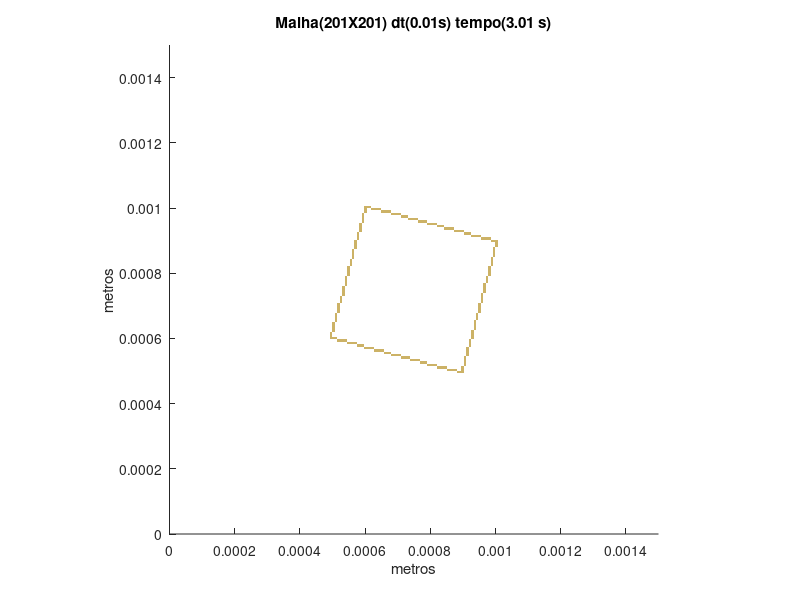

This chart was generated by the following MATLAB code:
set (gca,'PlotBoxAspectRatio',[1 1 1],'Xlim',[0,0.0015],'Ylim',[0,0.0015])
hold on
title('Malha(201X201) dt(0.01s) tempo(3.01 s)')
hold on
ylabel('metros')
hold on
xlabel('metros')
hold on

fill([0.000880597014925373 0.000880597014925373 0.000888059701492537 0.000888059701492537],[0.000492537313432836 0.0005 0.0005 0.000492537313432836],[0.8,0.7,0.4],'LineStyle','none')

fill([0.000888059701492537 0.000888059701492537 0.000895522388059702 0.000895522388059702],[0.000492537313432836 0.0005 0.0005 0.000492537313432836],[0.8,0.7,0.4],'LineStyle','none')

fill([0.000895522388059702 0.000895522388059702 0.000902985074626866 0.000902985074626866],[0.000492537313432836 0.0005 0.0005 0.000492537313432836],[0.8,0.7,0.4],'LineStyle','none')

fill([0.000850746268656716 0.000850746268656716 0.000858208955223881 0.000858208955223881],[0.0005 0.000507462686567164 0.000507462686567164 0.0005],[0.8,0.7,0.4],'LineStyle','none')

fill([0.000858208955223881 0.000858208955223881 0.000865671641791045 0.000865671641791045],[0.0005 0.000507462686567164 0.000507462686567164 0.0005],[0.8,0.7,0.4],'LineStyle','none')

fill([0.000865671641791045 0.000865671641791045 0.000873134328358209 0.000873134328358209],[0.0005 0.000507462686567164 0.000507462686567164 0.0005],[0.8,0.7,0.4],'LineStyle','none')

fill([0.000873134328358209 0.000873134328358209 0.000880597014925373 0.000880597014925373],[0.0005 0.000507462686567164 0.000507462686567164 0.0005],[0.8,0.7,0.4],'LineStyle','none')

fill([0.000895522388059702 0.000895522388059702 0.000902985074626866 0.000902985074626866],[0.0005 0.000507462686567164 0.000507462686567164 0.0005],[0.8,0.7,0.4],'LineStyle','none')

fill([0.00082089552238806 0.00082089552238806 0.000828358208955224 0.000828358208955224],[0.000507462686567164 0.000514925373134328 0.000514925373134328 0.000507462686567164],[0.8,0.7,0.4],'LineStyle','none')

fill([0.000828358208955224 0.000828358208955224 0.000835820895522388 0.000835820895522388],[0.000507462686567164 0.000514925373134328 0.000514925373134328 0.000507462686567164],[0.8,0.7,0.4],'LineStyle','none')

fill([0.000835820895522388 0.000835820895522388 0.000843283582089552 0.000843283582089552],[0.000507462686567164 0.000514925373134328 0.000514925373134328 0.000507462686567164],[0.8,0.7,0.4],'LineStyle','none')

fill([0.000843283582089552 0.000843283582089552 0.000850746268656716 0.000850746268656716],[0.000507462686567164 0.000514925373134328 0.000514925373134328 0.000507462686567164],[0.8,0.7,0.4],'LineStyle','none')

fill([0.000895522388059702 0.000895522388059702 0.000902985074626866 0.000902985074626866],[0.000507462686567164 0.000514925373134328 0.000514925373134328 0.000507462686567164],[0.8,0.7,0.4],'LineStyle','none')

fill([0.000791044776119403 0.000791044776119403 0.000798507462686567 0.000798507462686567],[0.000514925373134328 0.000522388059701493 0.000522388059701493 0.000514925373134328],[0.8,0.7,0.4],'LineStyle','none')

fill([0.000798507462686567 0.000798507462686567 0.000805970149253731 0.000805970149253731],[0.000514925373134328 0.000522388059701493 0.000522388059701493 0.000514925373134328],[0.8,0.7,0.4],'LineStyle','none')

fill([0.000805970149253731 0.000805970149253731 0.000813432835820896 0.000813432835820896],[0.000514925373134328 0.000522388059701493 0.000522388059701493 0.000514925373134328],[0.8,0.7,0.4],'LineStyle','none')

fill([0.000813432835820896 0.000813432835820896 0.00082089552238806 0.00082089552238806],[0.000514925373134328 0.000522388059701493 0.000522388059701493 0.000514925373134328],[0.8,0.7,0.4],'LineStyle','none')

fill([0.000902985074626866 0.000902985074626866 0.00091044776119403 0.00091044776119403],[0.000514925373134328 0.000522388059701493 0.000522388059701493 0.000514925373134328],[0.8,0.7,0.4],'LineStyle','none')

fill([0.000768656716417911 0.000768656716417911 0.000776119402985075 0.000776119402985075],[0.000522388059701493 0.000529850746268657 0.000529850746268657 0.000522388059701493],[0.8,0.7,0.4],'LineStyle','none')

fill([0.000776119402985075 0.000776119402985075 0.000783582089552239 0.000783582089552239],[0.000522388059701493 0.000529850746268657 0.000529850746268657 0.000522388059701493],[0.8,0.7,0.4],'LineStyle','none')

fill([0.000783582089552239 0.000783582089552239 0.000791044776119403 0.000791044776119403],[0.000522388059701493 0.000529850746268657 0.000529850746268657 0.000522388059701493],[0.8,0.7,0.4],'LineStyle','none')

fill([0.000902985074626866 0.000902985074626866 0.00091044776119403 0.00091044776119403],[0.000522388059701493 0.000529850746268657 0.000529850746268657 0.000522388059701493],[0.8,0.7,0.4],'LineStyle','none')

fill([0.000738805970149254 0.000738805970149254 0.000746268656716418 0.000746268656716418],[0.000529850746268657 0.000537313432835821 0.000537313432835821 0.000529850746268657],[0.8,0.7,0.4],'LineStyle','none')

fill([0.000746268656716418 0.000746268656716418 0.000753731343283582 0.000753731343283582],[0.000529850746268657 0.000537313432835821 0.000537313432835821 0.000529850746268657],[0.8,0.7,0.4],'LineStyle','none')

fill([0.000753731343283582 0.000753731343283582 0.000761194029850746 0.000761194029850746],[0.000529850746268657 0.000537313432835821 0.000537313432835821 0.000529850746268657],[0.8,0.7,0.4],'LineStyle','none')

fill([0.000761194029850746 0.000761194029850746 0.000768656716417911 0.000768656716417911],[0.000529850746268657 0.000537313432835821 0.000537313432835821 0.000529850746268657],[0.8,0.7,0.4],'LineStyle','none')

fill([0.000902985074626866 0.000902985074626866 0.00091044776119403 0.00091044776119403],[0.000529850746268657 0.000537313432835821 0.000537313432835821 0.000529850746268657],[0.8,0.7,0.4],'LineStyle','none')

fill([0.000708955223880597 0.000708955223880597 0.000716417910447761 0.000716417910447761],[0.000537313432835821 0.000544776119402985 0.000544776119402985 0.000537313432835821],[0.8,0.7,0.4],'LineStyle','none')

fill([0.000716417910447761 0.000716417910447761 0.000723880597014925 0.000723880597014925],[0.000537313432835821 0.000544776119402985 0.000544776119402985 0.000537313432835821],[0.8,0.7,0.4],'LineStyle','none')

fill([0.000723880597014925 0.000723880597014925 0.00073134328358209 0.00073134328358209],[0.000537313432835821 0.000544776119402985 0.000544776119402985 0.000537313432835821],[0.8,0.7,0.4],'LineStyle','none')

fill([0.00073134328358209 0.00073134328358209 0.000738805970149254 0.000738805970149254],[0.000537313432835821 0.000544776119402985 0.000544776119402985 0.000537313432835821],[0.8,0.7,0.4],'LineStyle','none')

fill([0.000902985074626866 0.000902985074626866 0.00091044776119403 0.00091044776119403],[0.000537313432835821 0.000544776119402985 0.000544776119402985 0.000537313432835821],[0.8,0.7,0.4],'LineStyle','none')

fill([0.00067910447761194 0.00067910447761194 0.000686567164179104 0.000686567164179104],[0.000544776119402985 0.000552238805970149 0.000552238805970149 0.000544776119402985],[0.8,0.7,0.4],'LineStyle','none')

fill([0.000686567164179104 0.000686567164179104 0.000694029850746269 0.000694029850746269],[0.000544776119402985 0.000552238805970149 0.000552238805970149 0.000544776119402985],[0.8,0.7,0.4],'LineStyle','none')

fill([0.000694029850746269 0.000694029850746269 0.000701492537313433 0.000701492537313433],[0.000544776119402985 0.000552238805970149 0.000552238805970149 0.000544776119402985],[0.8,0.7,0.4],'LineStyle','none')

fill([0.000701492537313433 0.000701492537313433 0.000708955223880597 0.000708955223880597],[0.000544776119402985 0.000552238805970149 0.000552238805970149 0.000544776119402985],[0.8,0.7,0.4],'LineStyle','none')

fill([0.00091044776119403 0.00091044776119403 0.000917910447761194 0.000917910447761194],[0.000544776119402985 0.000552238805970149 0.000552238805970149 0.000544776119402985],[0.8,0.7,0.4],'LineStyle','none')

fill([0.000656716417910448 0.000656716417910448 0.000664179104477612 0.000664179104477612],[0.000552238805970149 0.000559701492537313 0.000559701492537313 0.000552238805970149],[0.8,0.7,0.4],'LineStyle','none')

fill([0.000664179104477612 0.000664179104477612 0.000671641791044776 0.000671641791044776],[0.000552238805970149 0.000559701492537313 0.000559701492537313 0.000552238805970149],[0.8,0.7,0.4],'LineStyle','none')

fill([0.000671641791044776 0.000671641791044776 0.00067910447761194 0.00067910447761194],[0.000552238805970149 0.000559701492537313 0.000559701492537313 0.000552238805970149],[0.8,0.7,0.4],'LineStyle','none')

fill([0.00091044776119403 0.00091044776119403 0.000917910447761194 0.000917910447761194],[0.000552238805970149 0.000559701492537313 0.000559701492537313 0.000552238805970149],[0.8,0.7,0.4],'LineStyle','none')

fill([0.000626865671641791 0.000626865671641791 0.000634328358208955 0.000634328358208955],[0.000559701492537313 0.000567164179104478 0.000567164179104478 0.000559701492537313],[0.8,0.7,0.4],'LineStyle','none')

fill([0.000634328358208955 0.000634328358208955 0.000641791044776119 0.000641791044776119],[0.000559701492537313 0.000567164179104478 0.000567164179104478 0.000559701492537313],[0.8,0.7,0.4],'LineStyle','none')

fill([0.000641791044776119 0.000641791044776119 0.000649253731343284 0.000649253731343284],[0.000559701492537313 0.000567164179104478 0.000567164179104478 0.000559701492537313],[0.8,0.7,0.4],'LineStyle','none')

fill([0.000649253731343284 0.000649253731343284 0.000656716417910448 0.000656716417910448],[0.000559701492537313 0.000567164179104478 0.000567164179104478 0.000559701492537313],[0.8,0.7,0.4],'LineStyle','none')

fill([0.00091044776119403 0.00091044776119403 0.000917910447761194 0.000917910447761194],[0.000559701492537313 0.000567164179104478 0.000567164179104478 0.000559701492537313],[0.8,0.7,0.4],'LineStyle','none')

fill([0.000597014925373134 0.000597014925373134 0.000604477611940299 0.000604477611940299],[0.000567164179104478 0.000574626865671642 0.000574626865671642 0.000567164179104478],[0.8,0.7,0.4],'LineStyle','none')

fill([0.000604477611940299 0.000604477611940299 0.000611940298507463 0.000611940298507463],[0.000567164179104478 0.000574626865671642 0.000574626865671642 0.000567164179104478],[0.8,0.7,0.4],'LineStyle','none')

fill([0.000611940298507463 0.000611940298507463 0.000619402985074627 0.000619402985074627],[0.000567164179104478 0.000574626865671642 0.000574626865671642 0.000567164179104478],[0.8,0.7,0.4],'LineStyle','none')

fill([0.000619402985074627 0.000619402985074627 0.000626865671641791 0.000626865671641791],[0.000567164179104478 0.000574626865671642 0.000574626865671642 0.000567164179104478],[0.8,0.7,0.4],'LineStyle','none')

fill([0.00091044776119403 0.00091044776119403 0.000917910447761194 0.000917910447761194],[0.000567164179104478 0.000574626865671642 0.000574626865671642 0.000567164179104478],[0.8,0.7,0.4],'LineStyle','none')

fill([0.000574626865671642 0.000574626865671642 0.000582089552238806 0.000582089552238806],[0.000574626865671642 0.000582089552238806 0.000582089552238806 0.000574626865671642],[0.8,0.7,0.4],'LineStyle','none')

fill([0.000582089552238806 0.000582089552238806 0.00058955223880597 0.00058955223880597],[0.000574626865671642 0.000582089552238806 0.000582089552238806 0.000574626865671642],[0.8,0.7,0.4],'LineStyle','none')

fill([0.00058955223880597 0.00058955223880597 0.000597014925373134 0.000597014925373134],[0.000574626865671642 0.000582089552238806 0.000582089552238806 0.000574626865671642],[0.8,0.7,0.4],'LineStyle','none')

fill([0.000917910447761194 0.000917910447761194 0.000925373134328358 0.000925373134328358],[0.000574626865671642 0.000582089552238806 0.000582089552238806 0.000574626865671642],[0.8,0.7,0.4],'LineStyle','none')

fill([0.000544776119402985 0.000544776119402985 0.000552238805970149 0.000552238805970149],[0.000582089552238806 0.00058955223880597 0.00058955223880597 0.000582089552238806],[0.8,0.7,0.4],'LineStyle','none')

fill([0.000552238805970149 0.000552238805970149 0.000559701492537313 0.000559701492537313],[0.000582089552238806 0.00058955223880597 0.00058955223880597 0.000582089552238806],[0.8,0.7,0.4],'LineStyle','none')

fill([0.000559701492537313 0.000559701492537313 0.000567164179104478 0.000567164179104478],[0.000582089552238806 0.00058955223880597 0.00058955223880597 0.000582089552238806],[0.8,0.7,0.4],'LineStyle','none')

fill([0.000567164179104478 0.000567164179104478 0.000574626865671642 0.000574626865671642],[0.000582089552238806 0.00058955223880597 0.00058955223880597 0.000582089552238806],[0.8,0.7,0.4],'LineStyle','none')

fill([0.000917910447761194 0.000917910447761194 0.000925373134328358 0.000925373134328358],[0.000582089552238806 0.00058955223880597 0.00058955223880597 0.000582089552238806],[0.8,0.7,0.4],'LineStyle','none')

fill([0.000514925373134328 0.000514925373134328 0.000522388059701493 0.000522388059701493],[0.00058955223880597 0.000597014925373134 0.000597014925373134 0.00058955223880597],[0.8,0.7,0.4],'LineStyle','none')

fill([0.000522388059701493 0.000522388059701493 0.000529850746268657 0.000529850746268657],[0.00058955223880597 0.000597014925373134 0.000597014925373134 0.00058955223880597],[0.8,0.7,0.4],'LineStyle','none')

fill([0.000529850746268657 0.000529850746268657 0.000537313432835821 0.000537313432835821],[0.00058955223880597 0.000597014925373134 0.000597014925373134 0.00058955223880597],[0.8,0.7,0.4],'LineStyle','none')

fill([0.000537313432835821 0.000537313432835821 0.000544776119402985 0.000544776119402985],[0.00058955223880597 0.000597014925373134 0.000597014925373134 0.00058955223880597],[0.8,0.7,0.4],'LineStyle','none')

fill([0.000917910447761194 0.000917910447761194 0.000925373134328358 0.000925373134328358],[0.00058955223880597 0.000597014925373134 0.000597014925373134 0.00058955223880597],[0.8,0.7,0.4],'LineStyle','none')

fill([0.000492537313432836 0.000492537313432836 0.0005 0.0005],[0.000597014925373134 0.000604477611940299 0.000604477611940299 0.000597014925373134],[0.8,0.7,0.4],'LineStyle','none')

fill([0.0005 0.0005 0.000507462686567164 0.000507462686567164],[0.000597014925373134 0.000604477611940299 0.000604477611940299 0.000597014925373134],[0.8,0.7,0.4],'LineStyle','none')

fill([0.000507462686567164 0.000507462686567164 0.000514925373134328 0.000514925373134328],[0.000597014925373134 0.000604477611940299 0.000604477611940299 0.000597014925373134],[0.8,0.7,0.4],'LineStyle','none')

fill([0.000925373134328358 0.000925373134328358 0.000932835820895522 0.000932835820895522],[0.000597014925373134 0.000604477611940299 0.000604477611940299 0.000597014925373134],[0.8,0.7,0.4],'LineStyle','none')

fill([0.000492537313432836 0.000492537313432836 0.0005 0.0005],[0.000604477611940299 0.000611940298507463 0.000611940298507463 0.000604477611940299],[0.8,0.7,0.4],'LineStyle','none')

fill([0.000925373134328358 0.000925373134328358 0.000932835820895522 0.000932835820895522],[0.000604477611940299 0.000611940298507463 0.000611940298507463 0.000604477611940299],[0.8,0.7,0.4],'LineStyle','none')

fill([0.000492537313432836 0.000492537313432836 0.0005 0.0005],[0.000611940298507463 0.000619402985074627 0.000619402985074627 0.000611940298507463],[0.8,0.7,0.4],'LineStyle','none')

fill([0.000925373134328358 0.000925373134328358 0.000932835820895522 0.000932835820895522],[0.000611940298507463 0.000619402985074627 0.000619402985074627 0.000611940298507463],[0.8,0.7,0.4],'LineStyle','none')

fill([0.0005 0.0005 0.000507462686567164 0.000507462686567164],[0.000619402985074627 0.000626865671641791 0.000626865671641791 0.000619402985074627],[0.8,0.7,0.4],'LineStyle','none')

fill([0.000925373134328358 0.000925373134328358 0.000932835820895522 0.000932835820895522],[0.000619402985074627 0.000626865671641791 0.000626865671641791 0.000619402985074627],[0.8,0.7,0.4],'LineStyle','none')

fill([0.0005 0.0005 0.000507462686567164 0.000507462686567164],[0.000626865671641791 0.000634328358208955 0.000634328358208955 0.000626865671641791],[0.8,0.7,0.4],'LineStyle','none')

fill([0.000932835820895522 0.000932835820895522 0.000940298507462687 0.000940298507462687],[0.000626865671641791 0.000634328358208955 0.000634328358208955 0.000626865671641791],[0.8,0.7,0.4],'LineStyle','none')

fill([0.0005 0.0005 0.000507462686567164 0.000507462686567164],[0.000634328358208955 0.000641791044776119 0.000641791044776119 0.000634328358208955],[0.8,0.7,0.4],'LineStyle','none')

fill([0.000932835820895522 0.000932835820895522 0.000940298507462687 0.000940298507462687],[0.000634328358208955 0.000641791044776119 0.000641791044776119 0.000634328358208955],[0.8,0.7,0.4],'LineStyle','none')

fill([0.0005 0.0005 0.000507462686567164 0.000507462686567164],[0.000641791044776119 0.000649253731343284 0.000649253731343284 0.000641791044776119],[0.8,0.7,0.4],'LineStyle','none')

fill([0.000932835820895522 0.000932835820895522 0.000940298507462687 0.000940298507462687],[0.000641791044776119 0.000649253731343284 0.000649253731343284 0.000641791044776119],[0.8,0.7,0.4],'LineStyle','none')

fill([0.000507462686567164 0.000507462686567164 0.000514925373134328 0.000514925373134328],[0.000649253731343284 0.000656716417910448 0.000656716417910448 0.000649253731343284],[0.8,0.7,0.4],'LineStyle','none')

fill([0.000932835820895522 0.000932835820895522 0.000940298507462687 0.000940298507462687],[0.000649253731343284 0.000656716417910448 0.000656716417910448 0.000649253731343284],[0.8,0.7,0.4],'LineStyle','none')

fill([0.000507462686567164 0.000507462686567164 0.000514925373134328 0.000514925373134328],[0.000656716417910448 0.000664179104477612 0.000664179104477612 0.000656716417910448],[0.8,0.7,0.4],'LineStyle','none')

fill([0.000940298507462687 0.000940298507462687 0.000947761194029851 0.000947761194029851],[0.000656716417910448 0.000664179104477612 0.000664179104477612 0.000656716417910448],[0.8,0.7,0.4],'LineStyle','none')

fill([0.000507462686567164 0.000507462686567164 0.000514925373134328 0.000514925373134328],[0.000664179104477612 0.000671641791044776 0.000671641791044776 0.000664179104477612],[0.8,0.7,0.4],'LineStyle','none')

fill([0.000940298507462687 0.000940298507462687 0.000947761194029851 0.000947761194029851],[0.000664179104477612 0.000671641791044776 0.000671641791044776 0.000664179104477612],[0.8,0.7,0.4],'LineStyle','none')

fill([0.000507462686567164 0.000507462686567164 0.000514925373134328 0.000514925373134328],[0.000671641791044776 0.00067910447761194 0.00067910447761194 0.000671641791044776],[0.8,0.7,0.4],'LineStyle','none')

fill([0.000940298507462687 0.000940298507462687 0.000947761194029851 0.000947761194029851],[0.000671641791044776 0.00067910447761194 0.00067910447761194 0.000671641791044776],[0.8,0.7,0.4],'LineStyle','none')

fill([0.000514925373134328 0.000514925373134328 0.000522388059701493 0.000522388059701493],[0.00067910447761194 0.000686567164179104 0.000686567164179104 0.00067910447761194],[0.8,0.7,0.4],'LineStyle','none')

fill([0.000947761194029851 0.000947761194029851 0.000955223880597015 0.000955223880597015],[0.00067910447761194 0.000686567164179104 0.000686567164179104 0.00067910447761194],[0.8,0.7,0.4],'LineStyle','none')

fill([0.000514925373134328 0.000514925373134328 0.000522388059701493 0.000522388059701493],[0.000686567164179104 0.000694029850746269 0.000694029850746269 0.000686567164179104],[0.8,0.7,0.4],'LineStyle','none')

fill([0.000947761194029851 0.000947761194029851 0.000955223880597015 0.000955223880597015],[0.000686567164179104 0.000694029850746269 0.000694029850746269 0.000686567164179104],[0.8,0.7,0.4],'LineStyle','none')

fill([0.000514925373134328 0.000514925373134328 0.000522388059701493 0.000522388059701493],[0.000694029850746269 0.000701492537313433 0.000701492537313433 0.000694029850746269],[0.8,0.7,0.4],'LineStyle','none')

fill([0.000947761194029851 0.000947761194029851 0.000955223880597015 0.000955223880597015],[0.000694029850746269 0.000701492537313433 0.000701492537313433 0.000694029850746269],[0.8,0.7,0.4],'LineStyle','none')

fill([0.000514925373134328 0.000514925373134328 0.000522388059701493 0.000522388059701493],[0.000701492537313433 0.000708955223880597 0.000708955223880597 0.000701492537313433],[0.8,0.7,0.4],'LineStyle','none')

fill([0.000947761194029851 0.000947761194029851 0.000955223880597015 0.000955223880597015],[0.000701492537313433 0.000708955223880597 0.000708955223880597 0.000701492537313433],[0.8,0.7,0.4],'LineStyle','none')

fill([0.000522388059701493 0.000522388059701493 0.000529850746268657 0.000529850746268657],[0.000708955223880597 0.000716417910447761 0.000716417910447761 0.000708955223880597],[0.8,0.7,0.4],'LineStyle','none')

fill([0.000955223880597015 0.000955223880597015 0.000962686567164179 0.000962686567164179],[0.000708955223880597 0.000716417910447761 0.000716417910447761 0.000708955223880597],[0.8,0.7,0.4],'LineStyle','none')

fill([0.000522388059701493 0.000522388059701493 0.000529850746268657 0.000529850746268657],[0.000716417910447761 0.000723880597014925 0.000723880597014925 0.000716417910447761],[0.8,0.7,0.4],'LineStyle','none')

fill([0.000955223880597015 0.000955223880597015 0.000962686567164179 0.000962686567164179],[0.000716417910447761 0.000723880597014925 0.000723880597014925 0.000716417910447761],[0.8,0.7,0.4],'LineStyle','none')

fill([0.000522388059701493 0.000522388059701493 0.000529850746268657 0.000529850746268657],[0.000723880597014925 0.00073134328358209 0.00073134328358209 0.000723880597014925],[0.8,0.7,0.4],'LineStyle','none')

fill([0.000955223880597015 0.000955223880597015 0.000962686567164179 0.000962686567164179],[0.000723880597014925 0.00073134328358209 0.00073134328358209 0.000723880597014925],[0.8,0.7,0.4],'LineStyle','none')

fill([0.000529850746268657 0.000529850746268657 0.000537313432835821 0.000537313432835821],[0.00073134328358209 0.000738805970149254 0.000738805970149254 0.00073134328358209],[0.8,0.7,0.4],'LineStyle','none')

fill([0.000955223880597015 0.000955223880597015 0.000962686567164179 0.000962686567164179],[0.00073134328358209 0.000738805970149254 0.000738805970149254 0.00073134328358209],[0.8,0.7,0.4],'LineStyle','none')

fill([0.000529850746268657 0.000529850746268657 0.000537313432835821 0.000537313432835821],[0.000738805970149254 0.000746268656716418 0.000746268656716418 0.000738805970149254],[0.8,0.7,0.4],'LineStyle','none')

fill([0.000962686567164179 0.000962686567164179 0.000970149253731343 0.000970149253731343],[0.000738805970149254 0.000746268656716418 0.000746268656716418 0.000738805970149254],[0.8,0.7,0.4],'LineStyle','none')

fill([0.000529850746268657 0.000529850746268657 0.000537313432835821 0.000537313432835821],[0.000746268656716418 0.000753731343283582 0.000753731343283582 0.000746268656716418],[0.8,0.7,0.4],'LineStyle','none')

fill([0.000962686567164179 0.000962686567164179 0.000970149253731343 0.000970149253731343],[0.000746268656716418 0.000753731343283582 0.000753731343283582 0.000746268656716418],[0.8,0.7,0.4],'LineStyle','none')

fill([0.000529850746268657 0.000529850746268657 0.000537313432835821 0.000537313432835821],[0.000753731343283582 0.000761194029850746 0.000761194029850746 0.000753731343283582],[0.8,0.7,0.4],'LineStyle','none')

fill([0.000962686567164179 0.000962686567164179 0.000970149253731343 0.000970149253731343],[0.000753731343283582 0.000761194029850746 0.000761194029850746 0.000753731343283582],[0.8,0.7,0.4],'LineStyle','none')

fill([0.000537313432835821 0.000537313432835821 0.000544776119402985 0.000544776119402985],[0.000761194029850746 0.000768656716417911 0.000768656716417911 0.000761194029850746],[0.8,0.7,0.4],'LineStyle','none')

fill([0.000962686567164179 0.000962686567164179 0.000970149253731343 0.000970149253731343],[0.000761194029850746 0.000768656716417911 0.000768656716417911 0.000761194029850746],[0.8,0.7,0.4],'LineStyle','none')

fill([0.000537313432835821 0.000537313432835821 0.000544776119402985 0.000544776119402985],[0.000768656716417911 0.000776119402985075 0.000776119402985075 0.000768656716417911],[0.8,0.7,0.4],'LineStyle','none')

fill([0.000970149253731343 0.000970149253731343 0.000977611940298507 0.000977611940298507],[0.000768656716417911 0.000776119402985075 0.000776119402985075 0.000768656716417911],[0.8,0.7,0.4],'LineStyle','none')

fill([0.000537313432835821 0.000537313432835821 0.000544776119402985 0.000544776119402985],[0.000776119402985075 0.000783582089552239 0.000783582089552239 0.000776119402985075],[0.8,0.7,0.4],'LineStyle','none')

fill([0.000970149253731343 0.000970149253731343 0.000977611940298507 0.000977611940298507],[0.000776119402985075 0.000783582089552239 0.000783582089552239 0.000776119402985075],[0.8,0.7,0.4],'LineStyle','none')

fill([0.000537313432835821 0.000537313432835821 0.000544776119402985 0.000544776119402985],[0.000783582089552239 0.000791044776119403 0.000791044776119403 0.000783582089552239],[0.8,0.7,0.4],'LineStyle','none')

fill([0.000970149253731343 0.000970149253731343 0.000977611940298507 0.000977611940298507],[0.000783582089552239 0.000791044776119403 0.000791044776119403 0.000783582089552239],[0.8,0.7,0.4],'LineStyle','none')

fill([0.000544776119402985 0.000544776119402985 0.000552238805970149 0.000552238805970149],[0.000791044776119403 0.000798507462686567 0.000798507462686567 0.000791044776119403],[0.8,0.7,0.4],'LineStyle','none')

fill([0.000977611940298507 0.000977611940298507 0.000985074626865672 0.000985074626865672],[0.000791044776119403 0.000798507462686567 0.000798507462686567 0.000791044776119403],[0.8,0.7,0.4],'LineStyle','none')

fill([0.000544776119402985 0.000544776119402985 0.000552238805970149 0.000552238805970149],[0.000798507462686567 0.000805970149253731 0.000805970149253731 0.000798507462686567],[0.8,0.7,0.4],'LineStyle','none')

fill([0.000977611940298507 0.000977611940298507 0.000985074626865672 0.000985074626865672],[0.000798507462686567 0.000805970149253731 0.000805970149253731 0.000798507462686567],[0.8,0.7,0.4],'LineStyle','none')

fill([0.000544776119402985 0.000544776119402985 0.000552238805970149 0.000552238805970149],[0.000805970149253731 0.000813432835820896 0.000813432835820896 0.000805970149253731],[0.8,0.7,0.4],'LineStyle','none')

fill([0.000977611940298507 0.000977611940298507 0.000985074626865672 0.000985074626865672],[0.000805970149253731 0.000813432835820896 0.000813432835820896 0.000805970149253731],[0.8,0.7,0.4],'LineStyle','none')

fill([0.000544776119402985 0.000544776119402985 0.000552238805970149 0.000552238805970149],[0.000813432835820896 0.00082089552238806 0.00082089552238806 0.000813432835820896],[0.8,0.7,0.4],'LineStyle','none')

fill([0.000977611940298507 0.000977611940298507 0.000985074626865672 0.000985074626865672],[0.000813432835820896 0.00082089552238806 0.00082089552238806 0.000813432835820896],[0.8,0.7,0.4],'LineStyle','none')

fill([0.000552238805970149 0.000552238805970149 0.000559701492537313 0.000559701492537313],[0.00082089552238806 0.000828358208955224 0.000828358208955224 0.00082089552238806],[0.8,0.7,0.4],'LineStyle','none')

fill([0.000985074626865672 0.000985074626865672 0.000992537313432836 0.000992537313432836],[0.00082089552238806 0.000828358208955224 0.000828358208955224 0.00082089552238806],[0.8,0.7,0.4],'LineStyle','none')

fill([0.000552238805970149 0.000552238805970149 0.000559701492537313 0.000559701492537313],[0.000828358208955224 0.000835820895522388 0.000835820895522388 0.000828358208955224],[0.8,0.7,0.4],'LineStyle','none')

fill([0.000985074626865672 0.000985074626865672 0.000992537313432836 0.000992537313432836],[0.000828358208955224 0.000835820895522388 0.000835820895522388 0.000828358208955224],[0.8,0.7,0.4],'LineStyle','none')

fill([0.000552238805970149 0.000552238805970149 0.000559701492537313 0.000559701492537313],[0.000835820895522388 0.000843283582089552 0.000843283582089552 0.000835820895522388],[0.8,0.7,0.4],'LineStyle','none')

fill([0.000985074626865672 0.000985074626865672 0.000992537313432836 0.000992537313432836],[0.000835820895522388 0.000843283582089552 0.000843283582089552 0.000835820895522388],[0.8,0.7,0.4],'LineStyle','none')

fill([0.000559701492537313 0.000559701492537313 0.000567164179104478 0.000567164179104478],[0.000843283582089552 0.000850746268656716 0.000850746268656716 0.000843283582089552],[0.8,0.7,0.4],'LineStyle','none')

fill([0.000985074626865672 0.000985074626865672 0.000992537313432836 0.000992537313432836],[0.000843283582089552 0.000850746268656716 0.000850746268656716 0.000843283582089552],[0.8,0.7,0.4],'LineStyle','none')

fill([0.000559701492537313 0.000559701492537313 0.000567164179104478 0.000567164179104478],[0.000850746268656716 0.000858208955223881 0.000858208955223881 0.000850746268656716],[0.8,0.7,0.4],'LineStyle','none')

fill([0.000992537313432836 0.000992537313432836 0.001 0.001],[0.000850746268656716 0.000858208955223881 0.000858208955223881 0.000850746268656716],[0.8,0.7,0.4],'LineStyle','none')

fill([0.000559701492537313 0.000559701492537313 0.000567164179104478 0.000567164179104478],[0.000858208955223881 0.000865671641791045 0.000865671641791045 0.000858208955223881],[0.8,0.7,0.4],'LineStyle','none')

fill([0.000992537313432836 0.000992537313432836 0.001 0.001],[0.000858208955223881 0.000865671641791045 0.000865671641791045 0.000858208955223881],[0.8,0.7,0.4],'LineStyle','none')

fill([0.000559701492537313 0.000559701492537313 0.000567164179104478 0.000567164179104478],[0.000865671641791045 0.000873134328358209 0.000873134328358209 0.000865671641791045],[0.8,0.7,0.4],'LineStyle','none')

fill([0.000992537313432836 0.000992537313432836 0.001 0.001],[0.000865671641791045 0.000873134328358209 0.000873134328358209 0.000865671641791045],[0.8,0.7,0.4],'LineStyle','none')

fill([0.000567164179104478 0.000567164179104478 0.000574626865671642 0.000574626865671642],[0.000873134328358209 0.000880597014925373 0.000880597014925373 0.000873134328358209],[0.8,0.7,0.4],'LineStyle','none')

fill([0.000992537313432836 0.000992537313432836 0.001 0.001],[0.000873134328358209 0.000880597014925373 0.000880597014925373 0.000873134328358209],[0.8,0.7,0.4],'LineStyle','none')

fill([0.000567164179104478 0.000567164179104478 0.000574626865671642 0.000574626865671642],[0.000880597014925373 0.000888059701492537 0.000888059701492537 0.000880597014925373],[0.8,0.7,0.4],'LineStyle','none')

fill([0.001 0.001 0.00100746268656716 0.00100746268656716],[0.000880597014925373 0.000888059701492537 0.000888059701492537 0.000880597014925373],[0.8,0.7,0.4],'LineStyle','none')

fill([0.000567164179104478 0.000567164179104478 0.000574626865671642 0.000574626865671642],[0.000888059701492537 0.000895522388059702 0.000895522388059702 0.000888059701492537],[0.8,0.7,0.4],'LineStyle','none')

fill([0.001 0.001 0.00100746268656716 0.00100746268656716],[0.000888059701492537 0.000895522388059702 0.000895522388059702 0.000888059701492537],[0.8,0.7,0.4],'LineStyle','none')

fill([0.000567164179104478 0.000567164179104478 0.000574626865671642 0.000574626865671642],[0.000895522388059702 0.000902985074626866 0.000902985074626866 0.000895522388059702],[0.8,0.7,0.4],'LineStyle','none')

fill([0.000985074626865672 0.000985074626865672 0.000992537313432836 0.000992537313432836],[0.000895522388059702 0.000902985074626866 0.000902985074626866 0.000895522388059702],[0.8,0.7,0.4],'LineStyle','none')

fill([0.000992537313432836 0.000992537313432836 0.001 0.001],[0.000895522388059702 0.000902985074626866 0.000902985074626866 0.000895522388059702],[0.8,0.7,0.4],'LineStyle','none')

fill([0.001 0.001 0.00100746268656716 0.00100746268656716],[0.000895522388059702 0.000902985074626866 0.000902985074626866 0.000895522388059702],[0.8,0.7,0.4],'LineStyle','none')

fill([0.000574626865671642 0.000574626865671642 0.000582089552238806 0.000582089552238806],[0.000902985074626866 0.00091044776119403 0.00091044776119403 0.000902985074626866],[0.8,0.7,0.4],'LineStyle','none')

fill([0.000955223880597015 0.000955223880597015 0.000962686567164179 0.000962686567164179],[0.000902985074626866 0.00091044776119403 0.00091044776119403 0.000902985074626866],[0.8,0.7,0.4],'LineStyle','none')

fill([0.000962686567164179 0.000962686567164179 0.000970149253731343 0.000970149253731343],[0.000902985074626866 0.00091044776119403 0.00091044776119403 0.000902985074626866],[0.8,0.7,0.4],'LineStyle','none')

fill([0.000970149253731343 0.000970149253731343 0.000977611940298507 0.000977611940298507],[0.000902985074626866 0.00091044776119403 0.00091044776119403 0.000902985074626866],[0.8,0.7,0.4],'LineStyle','none')

fill([0.000977611940298507 0.000977611940298507 0.000985074626865672 0.000985074626865672],[0.000902985074626866 0.00091044776119403 0.00091044776119403 0.000902985074626866],[0.8,0.7,0.4],'LineStyle','none')

fill([0.000574626865671642 0.000574626865671642 0.000582089552238806 0.000582089552238806],[0.00091044776119403 0.000917910447761194 0.000917910447761194 0.00091044776119403],[0.8,0.7,0.4],'LineStyle','none')

fill([0.000925373134328358 0.000925373134328358 0.000932835820895522 0.000932835820895522],[0.00091044776119403 0.000917910447761194 0.000917910447761194 0.00091044776119403],[0.8,0.7,0.4],'LineStyle','none')

fill([0.000932835820895522 0.000932835820895522 0.000940298507462687 0.000940298507462687],[0.00091044776119403 0.000917910447761194 0.000917910447761194 0.00091044776119403],[0.8,0.7,0.4],'LineStyle','none')

fill([0.000940298507462687 0.000940298507462687 0.000947761194029851 0.000947761194029851],[0.00091044776119403 0.000917910447761194 0.000917910447761194 0.00091044776119403],[0.8,0.7,0.4],'LineStyle','none')

fill([0.000947761194029851 0.000947761194029851 0.000955223880597015 0.000955223880597015],[0.00091044776119403 0.000917910447761194 0.000917910447761194 0.00091044776119403],[0.8,0.7,0.4],'LineStyle','none')

fill([0.000574626865671642 0.000574626865671642 0.000582089552238806 0.000582089552238806],[0.000917910447761194 0.000925373134328358 0.000925373134328358 0.000917910447761194],[0.8,0.7,0.4],'LineStyle','none')

fill([0.000902985074626866 0.000902985074626866 0.00091044776119403 0.00091044776119403],[0.000917910447761194 0.000925373134328358 0.000925373134328358 0.000917910447761194],[0.8,0.7,0.4],'LineStyle','none')

fill([0.00091044776119403 0.00091044776119403 0.000917910447761194 0.000917910447761194],[0.000917910447761194 0.000925373134328358 0.000925373134328358 0.000917910447761194],[0.8,0.7,0.4],'LineStyle','none')

fill([0.000917910447761194 0.000917910447761194 0.000925373134328358 0.000925373134328358],[0.000917910447761194 0.000925373134328358 0.000925373134328358 0.000917910447761194],[0.8,0.7,0.4],'LineStyle','none')

fill([0.000582089552238806 0.000582089552238806 0.00058955223880597 0.00058955223880597],[0.000925373134328358 0.000932835820895522 0.000932835820895522 0.000925373134328358],[0.8,0.7,0.4],'LineStyle','none')

fill([0.000873134328358209 0.000873134328358209 0.000880597014925373 0.000880597014925373],[0.000925373134328358 0.000932835820895522 0.000932835820895522 0.000925373134328358],[0.8,0.7,0.4],'LineStyle','none')

fill([0.000880597014925373 0.000880597014925373 0.000888059701492537 0.000888059701492537],[0.000925373134328358 0.000932835820895522 0.000932835820895522 0.000925373134328358],[0.8,0.7,0.4],'LineStyle','none')

fill([0.000888059701492537 0.000888059701492537 0.000895522388059702 0.000895522388059702],[0.000925373134328358 0.000932835820895522 0.000932835820895522 0.000925373134328358],[0.8,0.7,0.4],'LineStyle','none')

fill([0.000895522388059702 0.000895522388059702 0.000902985074626866 0.000902985074626866],[0.000925373134328358 0.000932835820895522 0.000932835820895522 0.000925373134328358],[0.8,0.7,0.4],'LineStyle','none')

fill([0.000582089552238806 0.000582089552238806 0.00058955223880597 0.00058955223880597],[0.000932835820895522 0.000940298507462687 0.000940298507462687 0.000932835820895522],[0.8,0.7,0.4],'LineStyle','none')

fill([0.000843283582089552 0.000843283582089552 0.000850746268656716 0.000850746268656716],[0.000932835820895522 0.000940298507462687 0.000940298507462687 0.000932835820895522],[0.8,0.7,0.4],'LineStyle','none')

fill([0.000850746268656716 0.000850746268656716 0.000858208955223881 0.000858208955223881],[0.000932835820895522 0.000940298507462687 0.000940298507462687 0.000932835820895522],[0.8,0.7,0.4],'LineStyle','none')

fill([0.000858208955223881 0.000858208955223881 0.000865671641791045 0.000865671641791045],[0.000932835820895522 0.000940298507462687 0.000940298507462687 0.000932835820895522],[0.8,0.7,0.4],'LineStyle','none')

fill([0.000865671641791045 0.000865671641791045 0.000873134328358209 0.000873134328358209],[0.000932835820895522 0.000940298507462687 0.000940298507462687 0.000932835820895522],[0.8,0.7,0.4],'LineStyle','none')

fill([0.000582089552238806 0.000582089552238806 0.00058955223880597 0.00058955223880597],[0.000940298507462687 0.000947761194029851 0.000947761194029851 0.000940298507462687],[0.8,0.7,0.4],'LineStyle','none')

fill([0.00082089552238806 0.00082089552238806 0.000828358208955224 0.000828358208955224],[0.000940298507462687 0.000947761194029851 0.000947761194029851 0.000940298507462687],[0.8,0.7,0.4],'LineStyle','none')

fill([0.000828358208955224 0.000828358208955224 0.000835820895522388 0.000835820895522388],[0.000940298507462687 0.000947761194029851 0.000947761194029851 0.000940298507462687],[0.8,0.7,0.4],'LineStyle','none')

fill([0.000835820895522388 0.000835820895522388 0.000843283582089552 0.000843283582089552],[0.000940298507462687 0.000947761194029851 0.000947761194029851 0.000940298507462687],[0.8,0.7,0.4],'LineStyle','none')

fill([0.000582089552238806 0.000582089552238806 0.00058955223880597 0.00058955223880597],[0.000947761194029851 0.000955223880597015 0.000955223880597015 0.000947761194029851],[0.8,0.7,0.4],'LineStyle','none')

fill([0.000791044776119403 0.000791044776119403 0.000798507462686567 0.000798507462686567],[0.000947761194029851 0.000955223880597015 0.000955223880597015 0.000947761194029851],[0.8,0.7,0.4],'LineStyle','none')

fill([0.000798507462686567 0.000798507462686567 0.000805970149253731 0.000805970149253731],[0.000947761194029851 0.000955223880597015 0.000955223880597015 0.000947761194029851],[0.8,0.7,0.4],'LineStyle','none')

fill([0.000805970149253731 0.000805970149253731 0.000813432835820896 0.000813432835820896],[0.000947761194029851 0.000955223880597015 0.000955223880597015 0.000947761194029851],[0.8,0.7,0.4],'LineStyle','none')

fill([0.000813432835820896 0.000813432835820896 0.00082089552238806 0.00082089552238806],[0.000947761194029851 0.000955223880597015 0.000955223880597015 0.000947761194029851],[0.8,0.7,0.4],'LineStyle','none')

fill([0.00058955223880597 0.00058955223880597 0.000597014925373134 0.000597014925373134],[0.000955223880597015 0.000962686567164179 0.000962686567164179 0.000955223880597015],[0.8,0.7,0.4],'LineStyle','none')

fill([0.000761194029850746 0.000761194029850746 0.000768656716417911 0.000768656716417911],[0.000955223880597015 0.000962686567164179 0.000962686567164179 0.000955223880597015],[0.8,0.7,0.4],'LineStyle','none')

fill([0.000768656716417911 0.000768656716417911 0.000776119402985075 0.000776119402985075],[0.000955223880597015 0.000962686567164179 0.000962686567164179 0.000955223880597015],[0.8,0.7,0.4],'LineStyle','none')

fill([0.000776119402985075 0.000776119402985075 0.000783582089552239 0.000783582089552239],[0.000955223880597015 0.000962686567164179 0.000962686567164179 0.000955223880597015],[0.8,0.7,0.4],'LineStyle','none')

fill([0.000783582089552239 0.000783582089552239 0.000791044776119403 0.000791044776119403],[0.000955223880597015 0.000962686567164179 0.000962686567164179 0.000955223880597015],[0.8,0.7,0.4],'LineStyle','none')

fill([0.00058955223880597 0.00058955223880597 0.000597014925373134 0.000597014925373134],[0.000962686567164179 0.000970149253731343 0.000970149253731343 0.000962686567164179],[0.8,0.7,0.4],'LineStyle','none')

fill([0.00073134328358209 0.00073134328358209 0.000738805970149254 0.000738805970149254],[0.000962686567164179 0.000970149253731343 0.000970149253731343 0.000962686567164179],[0.8,0.7,0.4],'LineStyle','none')

fill([0.000738805970149254 0.000738805970149254 0.000746268656716418 0.000746268656716418],[0.000962686567164179 0.000970149253731343 0.000970149253731343 0.000962686567164179],[0.8,0.7,0.4],'LineStyle','none')

fill([0.000746268656716418 0.000746268656716418 0.000753731343283582 0.000753731343283582],[0.000962686567164179 0.000970149253731343 0.000970149253731343 0.000962686567164179],[0.8,0.7,0.4],'LineStyle','none')

fill([0.000753731343283582 0.000753731343283582 0.000761194029850746 0.000761194029850746],[0.000962686567164179 0.000970149253731343 0.000970149253731343 0.000962686567164179],[0.8,0.7,0.4],'LineStyle','none')

fill([0.00058955223880597 0.00058955223880597 0.000597014925373134 0.000597014925373134],[0.000970149253731343 0.000977611940298507 0.000977611940298507 0.000970149253731343],[0.8,0.7,0.4],'LineStyle','none')

fill([0.000708955223880597 0.000708955223880597 0.000716417910447761 0.000716417910447761],[0.000970149253731343 0.000977611940298507 0.000977611940298507 0.000970149253731343],[0.8,0.7,0.4],'LineStyle','none')

fill([0.000716417910447761 0.000716417910447761 0.000723880597014925 0.000723880597014925],[0.000970149253731343 0.000977611940298507 0.000977611940298507 0.000970149253731343],[0.8,0.7,0.4],'LineStyle','none')

fill([0.000723880597014925 0.000723880597014925 0.00073134328358209 0.00073134328358209],[0.000970149253731343 0.000977611940298507 0.000977611940298507 0.000970149253731343],[0.8,0.7,0.4],'LineStyle','none')

fill([0.00058955223880597 0.00058955223880597 0.000597014925373134 0.000597014925373134],[0.000977611940298507 0.000985074626865672 0.000985074626865672 0.000977611940298507],[0.8,0.7,0.4],'LineStyle','none')

fill([0.00067910447761194 0.00067910447761194 0.000686567164179104 0.000686567164179104],[0.000977611940298507 0.000985074626865672 0.000985074626865672 0.000977611940298507],[0.8,0.7,0.4],'LineStyle','none')

fill([0.000686567164179104 0.000686567164179104 0.000694029850746269 0.000694029850746269],[0.000977611940298507 0.000985074626865672 0.000985074626865672 0.000977611940298507],[0.8,0.7,0.4],'LineStyle','none')

fill([0.000694029850746269 0.000694029850746269 0.000701492537313433 0.000701492537313433],[0.000977611940298507 0.000985074626865672 0.000985074626865672 0.000977611940298507],[0.8,0.7,0.4],'LineStyle','none')

fill([0.000701492537313433 0.000701492537313433 0.000708955223880597 0.000708955223880597],[0.000977611940298507 0.000985074626865672 0.000985074626865672 0.000977611940298507],[0.8,0.7,0.4],'LineStyle','none')

fill([0.000597014925373134 0.000597014925373134 0.000604477611940299 0.000604477611940299],[0.000985074626865672 0.000992537313432836 0.000992537313432836 0.000985074626865672],[0.8,0.7,0.4],'LineStyle','none')

fill([0.000649253731343284 0.000649253731343284 0.000656716417910448 0.000656716417910448],[0.000985074626865672 0.000992537313432836 0.000992537313432836 0.000985074626865672],[0.8,0.7,0.4],'LineStyle','none')

fill([0.000656716417910448 0.000656716417910448 0.000664179104477612 0.000664179104477612],[0.000985074626865672 0.000992537313432836 0.000992537313432836 0.000985074626865672],[0.8,0.7,0.4],'LineStyle','none')

fill([0.000664179104477612 0.000664179104477612 0.000671641791044776 0.000671641791044776],[0.000985074626865672 0.000992537313432836 0.000992537313432836 0.000985074626865672],[0.8,0.7,0.4],'LineStyle','none')

fill([0.000671641791044776 0.000671641791044776 0.00067910447761194 0.00067910447761194],[0.000985074626865672 0.000992537313432836 0.000992537313432836 0.000985074626865672],[0.8,0.7,0.4],'LineStyle','none')

fill([0.000597014925373134 0.000597014925373134 0.000604477611940299 0.000604477611940299],[0.000992537313432836 0.001 0.001 0.000992537313432836],[0.8,0.7,0.4],'LineStyle','none')

fill([0.000619402985074627 0.000619402985074627 0.000626865671641791 0.000626865671641791],[0.000992537313432836 0.001 0.001 0.000992537313432836],[0.8,0.7,0.4],'LineStyle','none')

fill([0.000626865671641791 0.000626865671641791 0.000634328358208955 0.000634328358208955],[0.000992537313432836 0.001 0.001 0.000992537313432836],[0.8,0.7,0.4],'LineStyle','none')

fill([0.000634328358208955 0.000634328358208955 0.000641791044776119 0.000641791044776119],[0.000992537313432836 0.001 0.001 0.000992537313432836],[0.8,0.7,0.4],'LineStyle','none')

fill([0.000641791044776119 0.000641791044776119 0.000649253731343284 0.000649253731343284],[0.000992537313432836 0.001 0.001 0.000992537313432836],[0.8,0.7,0.4],'LineStyle','none')

fill([0.000597014925373134 0.000597014925373134 0.000604477611940299 0.000604477611940299],[0.001 0.00100746268656716 0.00100746268656716 0.001],[0.8,0.7,0.4],'LineStyle','none')

fill([0.000604477611940299 0.000604477611940299 0.000611940298507463 0.000611940298507463],[0.001 0.00100746268656716 0.00100746268656716 0.001],[0.8,0.7,0.4],'LineStyle','none')

fill([0.000611940298507463 0.000611940298507463 0.000619402985074627 0.000619402985074627],[0.001 0.00100746268656716 0.00100746268656716 0.001],[0.8,0.7,0.4],'LineStyle','none')
